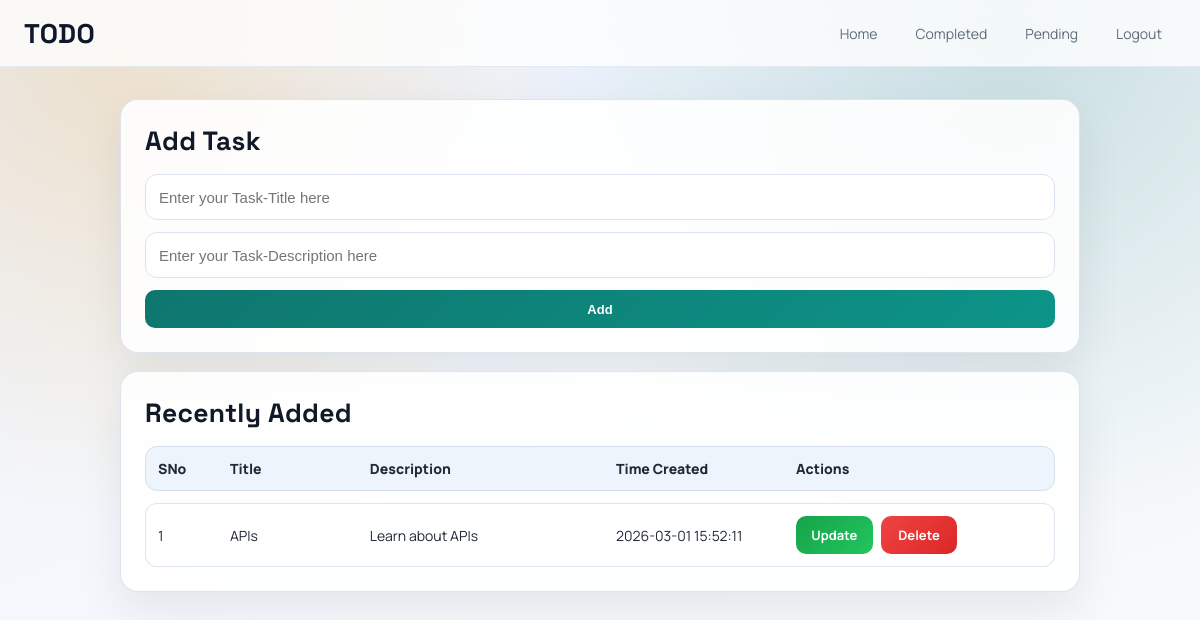
Page / (signed in) on the earlier database version.
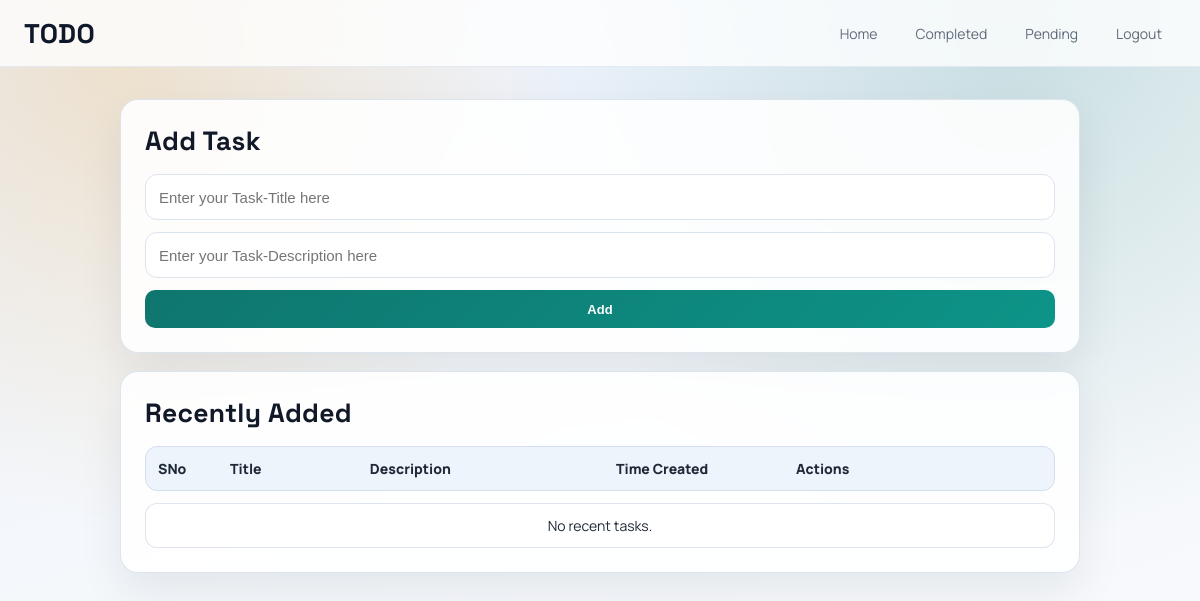
Same page on the later database version.
### app.py (models this page shows, shortened)
class Task(db.Model):
    sno = db.Column(db.Integer, primary_key=True)
    title = db.Column(db.String(200), nullable=False)
    desc = db.Column(db.String(500), nullable=False)
    user_id = db.Column(db.Integer, db.ForeignKey("user.id"), nullable=False)
    completed = db.Column(db.Boolean, nullable=False, default=False)
    date_created = db.Column(db.DateTime, default=db.func.current_timestamp())

### app.py (the view, shortened to what this page needs)
@app.route("/", methods=["GET", "POST"])
def home():
    if "user_id" not in session:
        return redirect("/login")
    allTasks = Task.query.filter_by(user_id=session["user_id"], completed=False).all()
    return render_template("index.html", allTasks=allTasks)

### templates/index.html (shortened to what this page needs)
{% extends 'base.html' %}
{% block body %}
<div class="add_task">
    <h2>Add Task</h2>
    <form action="/" method="POST">
        <input type="text" name="title" placeholder="Enter your Task-Title here" required>
        <input type="text" name="desc" placeholder="Enter your Task-Description here" required>
        <button type="submit">Add</button>
    </form>
</div>
<section class="recent_tasks">
    <h2>Recently Added</h2>
    <div class="task_table">
        <div class="task_row task_header">
            <div class="task_cell">SNo</div>
            <div class="task_cell">Title</div>
            <div class="task_cell">Description</div>
            <div class="task_cell">Time Created</div>
            <div class="task_cell">Actions</div>
        </div>
        <ul class="task_list">
            {% if allTasks %}
            {% for task in allTasks %}
            <li class="task_row">
                <div class="task_cell">{{ loop.index }}</div>
                <div class="task_cell">{{ task.title }}</div>
                <div class="task_cell">{{ task.desc }}</div>
                <div class="task_cell">{{ task.date_created }}</div>
                <div class="task_cell">
                    <div class="task_actions">
                        <a href="/update/{{task.sno}}" method="GET" type="button" class="btn btn_done">Update</a>
                            <a href="/delete/{{task.sno}}" method="POST" type="button" class="btn btn_delete">Delete</a>
                    </div>
                </div>
            </li>
            {% endfor %}
            {% else %}
            <li class="task_row task_empty">
                <div class="task_cell" aria-live="polite">No recent tasks.</div>
            </li>
            {% endif %}
        </ul>
    </div>
</section>
{% endblock body %}

Differences in the rows shown:
no longer on this page (row edited): Task: title "APIs", desc "Learn about APIs", date_created "2026-03-01 15:52:11"
Other differences:
text now shown: "No recent tasks."
